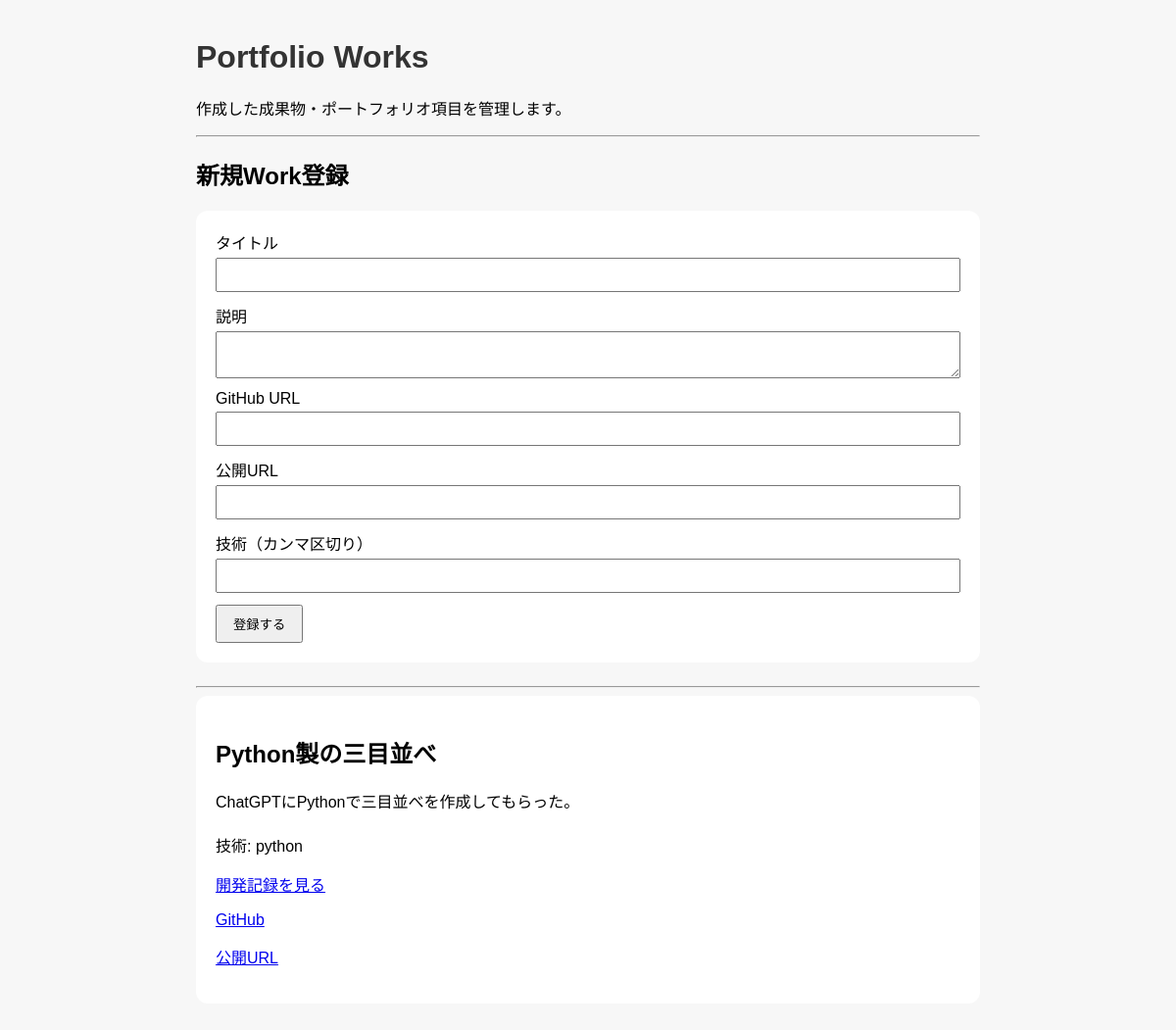
Page /works-page on the earlier database version.
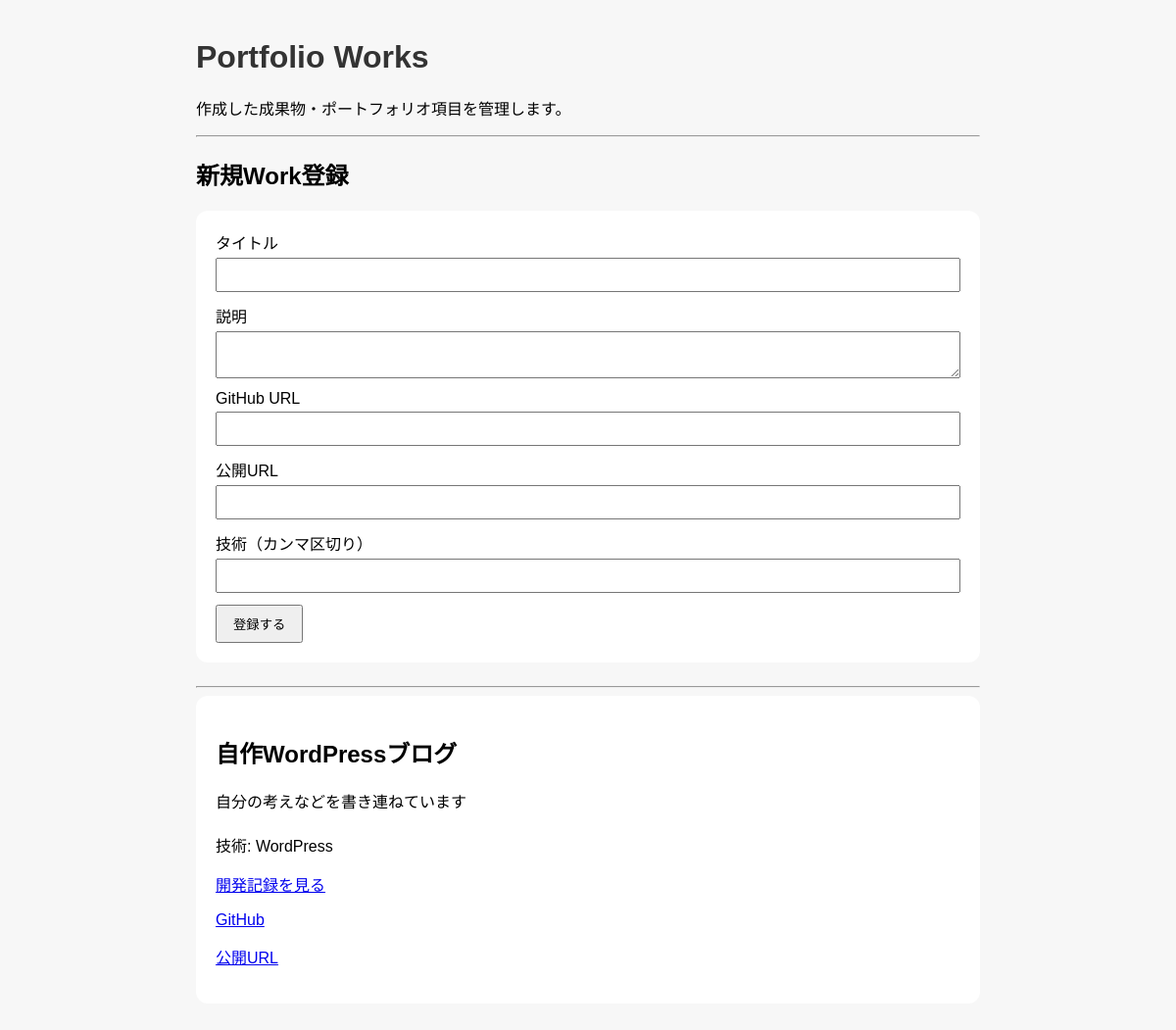
Same page on the later database version.
### app/models.py (models this page shows)
class Work(Base):
    __tablename__ = "works"
    id = Column(Integer, primary_key=True, index=True)
    title = Column(String, nullable=False)
    description = Column(Text, nullable=False)
    github_url = Column(String)
    app_url = Column(String)
    technologies = Column(String)
    posts = relationship(
        "Post",
        back_populates="work"
    )
    created_at = Column(DateTime, default=datetime.now)

### app/main.py (the view)
@app.get("/works-page")
def works_page(request: Request, db: Session = Depends(get_db)):
    works = db.query(models.Work).all()
    for work in works:
        work.description = markdown.markdown(work.description)
    return templates.TemplateResponse(
        request,
        "works.html",
        {"works": works}
    )

### app/templates/works.html
<link rel="stylesheet" href="/static/style.css">
<h1>Portfolio Works</h1>
<p>作成した成果物・ポートフォリオ項目を管理します。</p>
<hr>
<h2>新規Work登録</h2>
<form action="/works-page" method="post">
  <div>
    <label>タイトル</label><br>
    <input type="text" name="title">
  </div>
  <div>
    <label>説明</label><br>
    <textarea name="description"></textarea>
  </div>
  <div>
    <label>GitHub URL</label><br>
    <input type="text" name="github_url">
  </div>
  <div>
    <label>公開URL</label><br>
    <input type="text" name="app_url">
  </div>
  <div>
    <label>技術（カンマ区切り）</label><br>
    <input type="text" name="technologies">
  </div>
  <button type="submit">登録する</button>
</form>
<hr>
{% for work in works %}
  <div class="post-card">
    <h2>{{ work.title }}</h2>
    <div class="content">
      {{ work.description | safe }}
    </div>
    <p>技術: {{ work.technologies }}</p>
    <a href="/posts-page?work_id={{ work.id }}">
      開発記録を見る
    </a>
    {% if work.github_url %}
      <p><a href="{{ work.github_url }}" target="_blank">GitHub</a></p>
    {% endif %}
    {% if work.app_url %}
      <p><a href="{{ work.app_url }}" target="_blank">公開URL</a></p>
    {% endif %}
  </div>
{% endfor %}

Differences in the rows shown:
removed Work: title "Python製の三目並べ", description "ChatGPTにPythonで三目並べを作成してもらった。", technologies "python"
added Work: title "自作WordPressブログ", description "自分の考えなどを書き連ねています", technologies "WordPress"
